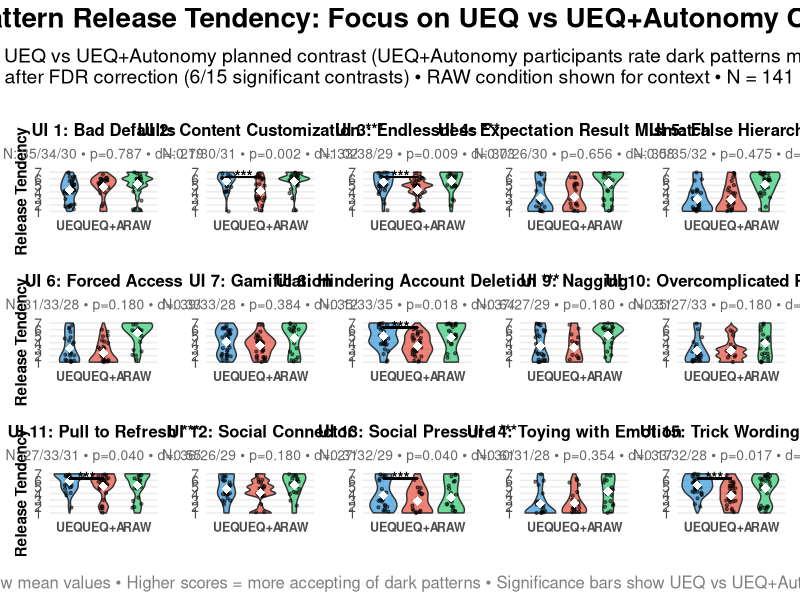

The R script that drew this image:
# Create Three-Condition Dark Pattern Tendency Violin Plot with FDR Corrected Results
# Based on the successful create_fdr_corrected_plot.R structure
# Three conditions: UEQ vs UEQ+Autonomy vs RAW

library(dplyr)
library(ggplot2)
library(patchwork)

cat("=== CREATING THREE-CONDITION DARK PATTERN TENDENCY VIOLIN PLOT (FDR CORRECTED) ===\n")

# Map interfaces to pattern names (same as original analysis)
interface_patterns <- data.frame(
  interface = paste0("ui", sprintf("%03d", 1:15)),
  pattern_name = c(
    "Bad Defaults",           # UI 1
    "Content Customization",  # UI 2 
    "Endlessness",           # UI 3
    "Expectation Result Mismatch", # UI 4
    "False Hierarchy",       # UI 5
    "Forced Access",         # UI 6
    "Gamification",          # UI 7
    "Hindering Account Deletion", # UI 8
    "Nagging",               # UI 9
    "Overcomplicated Process", # UI 10
    "Pull to Refresh",       # UI 11
    "Social Connector",      # UI 12
    "Social Pressure",       # UI 13
    "Toying with Emotion",   # UI 14
    "Trick Wording"          # UI 15
  )
)

# Load the FDR-corrected ANOVA results
results_data <- read.csv("results/three_condition_anova_results.csv")
cat("Loaded ANOVA results for", nrow(results_data), "interfaces\n")

# Add pattern names to results
results_data <- results_data %>%
  left_join(interface_patterns, by = c("interface" = "interface"))

# Load the three-condition interface data for plotting
interface_data <- read.csv("results/three_condition_interface_data.csv")
cat("Loaded interface data:", nrow(interface_data), "evaluations from", 
    length(unique(interface_data$ResponseId)), "participants\n")

# Check which interfaces have significant FDR-corrected planned contrast results (UEQ vs UEQ+Autonomy)
sig_interfaces <- results_data %>%
  filter(ueq_autonomy_tend_p_fdr < 0.05) %>%
  pull(interface)

cat("Significant interfaces after FDR correction (UEQ vs UEQ+Autonomy planned contrast):", length(sig_interfaces), "\n")
if(length(sig_interfaces) > 0) {
  sig_names <- results_data %>%
    filter(interface %in% sig_interfaces) %>%
    select(interface, pattern_name, ueq_autonomy_tend_p_fdr, ueq_autonomy_tend_d)
  print(sig_names)
}

# Create individual interface plot function for three conditions
create_interface_plot <- function(ui_num) {
  
  # Get interface data
  ui_data <- interface_data %>%
    filter(interface == paste0("ui", sprintf("%03d", ui_num)), !is.na(tendency))
  
  if(nrow(ui_data) == 0) {
    return(NULL)
  }
  
  # Get results for this interface
  ui_results <- results_data %>%
    filter(interface == paste0("ui", sprintf("%03d", ui_num)))
  
  pattern_name <- ui_results$pattern_name
  p_fdr <- ui_results$ueq_autonomy_tend_p_fdr  # Using planned contrast p-value
  cohens_d <- ui_results$ueq_autonomy_tend_d   # Effect size for UEQ vs UEQ+Autonomy
  
  # Determine if significant (FDR corrected planned contrast)
  is_significant <- p_fdr < 0.05
  
  # Create title with significance indicator
  title_text <- paste0("UI ", ui_num, ": ", pattern_name)
  if(is_significant) {
    title_text <- paste0(title_text, " ***")
  }
  
  # Get sample sizes
  n_ueq <- ui_results$n_ueq
  n_autonomy <- ui_results$n_autonomy
  n_raw <- ui_results$n_raw
  
  # Set condition order and labels
  ui_data$condition_f <- factor(ui_data$condition, 
                               levels = c("UEQ", "UEQ+Autonomy", "RAW"),
                               labels = c("UEQ", "UEQ+A", "RAW"))
  
  # Create the plot with violin plots
  p <- ggplot(ui_data, aes(x = condition_f, y = tendency, fill = condition_f)) +
    geom_violin(alpha = 0.7, trim = FALSE) +
    geom_jitter(width = 0.15, alpha = 0.5, size = 0.8) +
    stat_summary(fun = mean, geom = "point", shape = 18, size = 3, color = "white") +
    scale_fill_manual(values = c("UEQ" = "#3498db", "UEQ+A" = "#e74c3c", "RAW" = "#2ecc71")) +
    labs(
      title = title_text,
      x = "",  # Remove x-axis label to reduce repetition
      y = if(ui_num %in% c(1, 6, 11)) "Release Tendency" else "",  # Only show y-label on left column
      subtitle = paste0("N: ", n_ueq, "/", n_autonomy, "/", n_raw, " • p=", sprintf("%.3f", p_fdr), " • d=", sprintf("%.2f", cohens_d))
    ) +
    theme_minimal() +
    theme(
      legend.position = "none",
      plot.title = element_text(size = 12, face = "bold", hjust = 0.5),
      plot.subtitle = element_text(size = 10, hjust = 0.5, color = "gray40"),
      axis.title = element_text(size = 11, face = "bold"),
      axis.text = element_text(size = 10),
      axis.text.x = element_text(size = 9, face = "bold"),
      panel.grid.minor = element_blank(),
      plot.margin = margin(t = 10, r = 5, b = 5, l = 5)
    ) +
    scale_y_continuous(limits = c(1, 7), breaks = 1:7) +
    scale_x_discrete()
  
  # Add significance annotation for planned contrast (UEQ vs UEQ+Autonomy)
  if(is_significant) {
    # Add significance line between UEQ and UEQ+A
    p <- p + 
      # Significance line
      geom_segment(aes(x = 1, xend = 2, y = 6.3, yend = 6.3), 
                   color = "black", size = 0.5, inherit.aes = FALSE) +
      geom_segment(aes(x = 1, xend = 1, y = 6.25, yend = 6.3), 
                   color = "black", size = 0.5, inherit.aes = FALSE) +
      geom_segment(aes(x = 2, xend = 2, y = 6.25, yend = 6.3), 
                   color = "black", size = 0.5, inherit.aes = FALSE) +
      # Significance stars
      annotate("text", x = 1.5, y = 6.4, label = "***", color = "black", size = 4, fontface = "bold")
  }
  
  return(p)
}

# Create plots for all interfaces
cat("\nCreating individual plots...\n")

tendency_plots <- list()
for(ui_num in 1:15) {
  plot <- create_interface_plot(ui_num)
  if(!is.null(plot)) {
    tendency_plots[[paste0("ui", ui_num)]] <- plot
  }
}

# Combine plots
if(length(tendency_plots) > 0) {
  
  # Create directory if it doesn't exist
  if(!dir.exists("plots")) {
    dir.create("plots")
  }
  
  tendency_grid <- wrap_plots(tendency_plots, ncol = 5, nrow = 3)
  
  # Count significant results
  n_sig_fdr <- sum(results_data$ueq_autonomy_tend_p_fdr < 0.05, na.rm = TRUE)
  n_total <- nrow(results_data)
  
  tendency_final <- tendency_grid + 
    plot_annotation(
      title = "Dark Pattern Release Tendency: Focus on UEQ vs UEQ+Autonomy Contrast",
      subtitle = paste0("Primary test: UEQ vs UEQ+Autonomy planned contrast (UEQ+Autonomy participants rate dark patterns more critically)\n",
                       "*** p < 0.05 after FDR correction (", n_sig_fdr, "/", n_total, " significant contrasts) • ",
                       "RAW condition shown for context • N = ", length(unique(interface_data$ResponseId)), " participants"),
      caption = "White diamonds show mean values • Higher scores = more accepting of dark patterns • Significance bars show UEQ vs UEQ+Autonomy contrast only",
      theme = theme(
        plot.title = element_text(size = 20, face = "bold", hjust = 0.5, margin = margin(b = 10)),
        plot.subtitle = element_text(size = 14, hjust = 0.5, margin = margin(b = 15)),
        plot.caption = element_text(size = 12, hjust = 0.5, color = "gray50", margin = margin(t = 10))
      )
    )
  
  # Save the plot
  filename <- "plots/three_condition_tendency_violin_fdr_corrected.png"
  ggsave(filename, plot = tendency_final, width = 24, height = 14, dpi = 300)
  
  cat("✓ Plot saved:", filename, "\n")
  cat("✓ Significant interfaces (FDR corrected planned contrasts):", n_sig_fdr, "out of", n_total, "\n")
  
  # List significant interfaces
  if(n_sig_fdr > 0) {
    cat("\nSignificant interfaces (UEQ vs UEQ+Autonomy planned contrast):\n")
    sig_summary <- results_data %>%
      filter(ueq_autonomy_tend_p_fdr < 0.05) %>%
      select(interface, pattern_name, ueq_autonomy_tend_p_fdr, ueq_autonomy_tend_d) %>%
      arrange(ueq_autonomy_tend_p_fdr)
    
    for(i in 1:nrow(sig_summary)) {
      cat(sprintf("• UI %s (%s): p=%.4f, d=%.2f\n", 
                  gsub("ui0*", "", sig_summary$interface[i]), 
                  sig_summary$pattern_name[i],
                  sig_summary$ueq_autonomy_tend_p_fdr[i],
                  sig_summary$ueq_autonomy_tend_d[i]))
    }
  }
  
} else {
  cat("❌ No plots created - check data availability\n")
}

cat("\n✓ Three-condition violin plot generation complete!\n")
